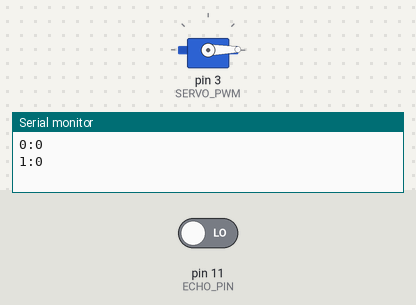
A sketch run on a simulated Arduino Uno, built with avr-gcc and run on an emulated ATmega328P. Parts: servo, the last lines printed to the serial monitor. The test bench sets the inputs (shaded band); at power-on: pin 11 (ECHO_PIN) LOW.

Above: at 0.05 s.
At 1.15 s:
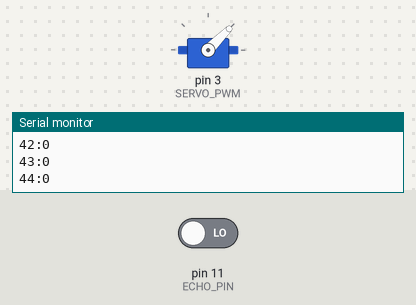
At 2.3 s:
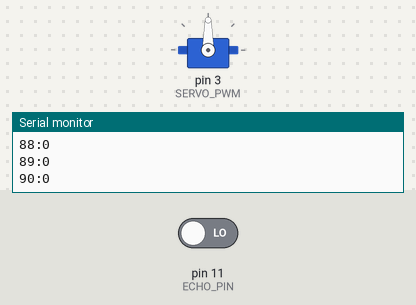
At 4.55 s:
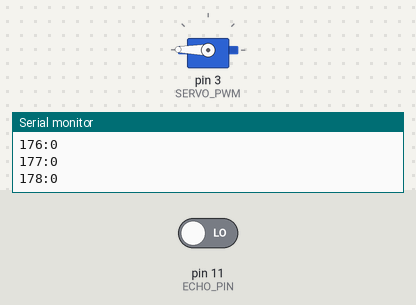
Timing chart, 0 to 6.5 s (numbered marks = the images above):
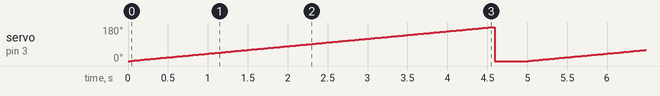

The sketch:

Send-Sweep-Distance.ino
```cpp
#include <Servo.h>

#define BAUD 115200

// Ultrasonic sensor connected to pins 10 and 11
#define TRIGGER_PIN 10
#define ECHO_PIN 11

// Servo connected to pin 3, with the ultrasonic sensor mounted on top of it!
#define SERVO_PWM 3

// Custom timeout for less delay
#define TIMEOUT 10000L

Servo myServo;

void setup() {
  Serial.begin(BAUD);
  pinMode(TRIGGER_PIN, OUTPUT);
  pinMode(ECHO_PIN, INPUT);
  myServo.attach(SERVO_PWM);
}

int getDistance() {
    digitalWrite(TRIGGER_PIN, LOW);
    delayMicroseconds(10);
    digitalWrite(TRIGGER_PIN, HIGH);

    long pulseLength = pulseIn(ECHO_PIN, HIGH, TIMEOUT);

    int distance = pulseLength*0.034/2;
    return distance;
}

void loop() {
  for (int i = 0; i <= 180; i++) {
    myServo.write(i);

    int distance = getDistance();

    Serial.print(i);
    Serial.print(":");
    Serial.println(distance);
    delay(15);

  }
  myServo.write(0);
  delay(400);
}
```

Measured:
- by itself, servo on pin 3 (SERVO_PWM): ramps from 0° to 180° and jumps back, once every 5.0 s
